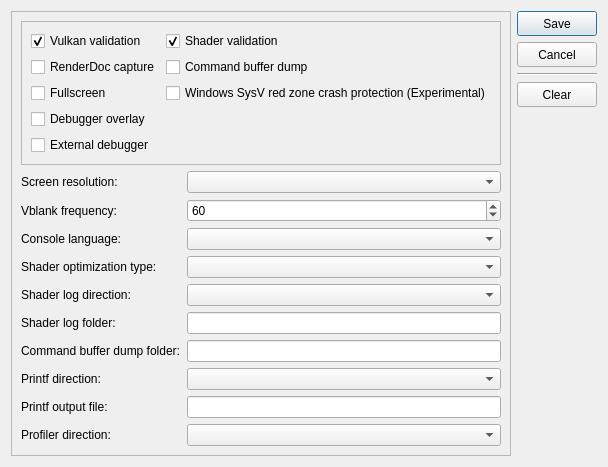
<?xml version="1.0" encoding="UTF-8"?>
<ui version="4.0">
 <class>ConfigurationEditDialog</class>
 <widget class="QDialog" name="ConfigurationEditDialog">
  <property name="geometry">
   <rect>
    <x>0</x>
    <y>0</y>
    <width>560</width>
    <height>450</height>
   </rect>
  </property>
  <property name="windowTitle">
   <string>Settings</string>
  </property>
  <property name="locale">
   <locale language="English" country="UnitedStates"/>
  </property>
  <layout class="QGridLayout" name="gridLayout">
   <item row="0" column="0">
    <widget class="QFrame" name="configuaration_groupbox">
     <property name="frameShape">
      <enum>QFrame::StyledPanel</enum>
     </property>
     <layout class="QFormLayout" name="formLayout_6">
      <property name="fieldGrowthPolicy">
       <enum>QFormLayout::AllNonFixedFieldsGrow</enum>
      </property>
      <item row="0" column="0" colspan="2">
       <widget class="QFrame" name="frame_4">
        <property name="frameShape">
         <enum>QFrame::StyledPanel</enum>
        </property>
        <layout class="QGridLayout" name="gridLayout_5">
         <item row="0" column="0">
          <widget class="QCheckBox" name="checkBox_vulkan_validation">
           <property name="toolTip">
            <string>Enable Vulkan validation layers</string>
           </property>
           <property name="text">
            <string>Vulkan validation</string>
           </property>
           <property name="checked">
            <bool>true</bool>
           </property>
          </widget>
         </item>
         <item row="0" column="1">
          <widget class="QCheckBox" name="checkBox_shader_validation">
           <property name="toolTip">
            <string>Validate SPIR-V binary</string>
           </property>
           <property name="text">
            <string>Shader validation</string>
           </property>
           <property name="checked">
            <bool>true</bool>
           </property>
          </widget>
         </item>
         <item row="1" column="1">
          <widget class="QCheckBox" name="checkBox_cmd_dump">
           <property name="toolTip">
            <string>Dump command buffers</string>
           </property>
           <property name="text">
            <string>Command buffer dump</string>
           </property>
          </widget>
         </item>
         <item row="1" column="0">
          <widget class="QCheckBox" name="checkBox_renderdoc_capture">
           <property name="toolTip">
            <string>Enable RenderDoc capture</string>
           </property>
           <property name="text">
            <string>RenderDoc capture</string>
           </property>
          </widget>
         </item>
         <item row="2" column="0">
          <widget class="QCheckBox" name="checkBox_fullscreen">
           <property name="toolTip">
            <string>Run in borderless desktop fullscreen</string>
           </property>
           <property name="text">
            <string>Fullscreen</string>
           </property>
          </widget>
         </item>
         <item row="2" column="1">
          <widget class="QCheckBox" name="checkBox_red_zone_protection">
           <property name="toolTip">
            <string>Helps prevent crashes in some games on Windows</string>
           </property>
           <property name="text">
            <string>Windows SysV red zone crash protection (Experimental)</string>
           </property>
          </widget>
         </item>
         <item row="3" column="0" colspan="2">
          <widget class="QCheckBox" name="checkBox_debugger">
           <property name="toolTip">
            <string>Start the in-emulator debugger overlay; press F1 to toggle it</string>
           </property>
           <property name="text">
            <string>Debugger overlay</string>
           </property>
          </widget>
         </item>
         <item row="4" column="0" colspan="2">
          <widget class="QCheckBox" name="checkBox_external_debugger">
           <property name="toolTip">
            <string>Start the separate Kyty debugger window and attach it to the game</string>
           </property>
           <property name="text">
            <string>External debugger</string>
           </property>
          </widget>
         </item>
        </layout>
       </widget>
      </item>
      <item row="1" column="0">
       <widget class="QLabel" name="label_16">
        <property name="text">
         <string>Screen resolution:</string>
        </property>
       </widget>
      </item>
      <item row="1" column="1">
       <widget class="QComboBox" name="comboBox_screen_resolution">
        <property name="toolTip">
         <string>Window resolution</string>
        </property>
       </widget>
      </item>
      <item row="2" column="0">
       <widget class="QLabel" name="label_vblank_frequency">
        <property name="text">
         <string>Vblank frequency:</string>
        </property>
       </widget>
      </item>
      <item row="2" column="1">
       <widget class="QSpinBox" name="spinBox_vblank_frequency">
        <property name="toolTip">
         <string>Virtual display refresh rate used for frame pacing</string>
        </property>
        <property name="minimum">
         <number>30</number>
        </property>
        <property name="maximum">
         <number>360</number>
        </property>
        <property name="value">
         <number>60</number>
        </property>
       </widget>
      </item>
      <item row="3" column="0">
       <widget class="QLabel" name="label_console_language">
        <property name="text">
         <string>Console language:</string>
        </property>
       </widget>
      </item>
      <item row="3" column="1">
       <widget class="QComboBox" name="comboBox_console_language">
        <property name="toolTip">
         <string>Language</string>
        </property>
       </widget>
      </item>
      <item row="4" column="0">
       <widget class="QLabel" name="label_20">
        <property name="text">
         <string>Shader optimization type:</string>
        </property>
       </widget>
      </item>
      <item row="4" column="1">
       <widget class="QComboBox" name="comboBox_shader_optimization_type">
        <property name="toolTip">
         <string>Optimize shaders for code size or performance</string>
        </property>
       </widget>
      </item>
      <item row="5" column="0">
       <widget class="QLabel" name="label_21">
        <property name="text">
         <string>Shader log direction:</string>
        </property>
       </widget>
      </item>
      <item row="5" column="1">
       <widget class="QComboBox" name="comboBox_shader_log_direction">
        <property name="toolTip">
         <string>Dump shaders to file or console window. If enabled may decrease emulator performance</string>
        </property>
       </widget>
      </item>
      <item row="6" column="0">
       <widget class="QLabel" name="label_22">
        <property name="text">
         <string>Shader log folder:</string>
        </property>
       </widget>
      </item>
      <item row="6" column="1">
       <widget class="MandatoryLineEdit" name="lineEdit_shader_log_folder">
        <property name="toolTip">
         <string>Specify directory to dump shaders</string>
        </property>
        <property name="clearButtonEnabled">
         <bool>true</bool>
        </property>
       </widget>
      </item>
      <item row="7" column="0">
       <widget class="QLabel" name="label_24">
        <property name="text">
         <string>Command buffer dump folder:</string>
        </property>
       </widget>
      </item>
      <item row="7" column="1">
       <widget class="MandatoryLineEdit" name="lineEdit_cmd_dump_folder">
        <property name="toolTip">
         <string>Specify directory to dump command buffers</string>
        </property>
        <property name="clearButtonEnabled">
         <bool>true</bool>
        </property>
       </widget>
      </item>
      <item row="8" column="0">
       <widget class="QLabel" name="label_25">
        <property name="text">
         <string>Printf direction:</string>
        </property>
       </widget>
      </item>
      <item row="8" column="1">
       <widget class="QComboBox" name="comboBox_printf_direction">
        <property name="toolTip">
         <string>Print logs to file or console window. If enabled may decrease emulator performance</string>
        </property>
       </widget>
      </item>
      <item row="9" column="0">
       <widget class="QLabel" name="label_26">
        <property name="text">
         <string>Printf output file:</string>
        </property>
       </widget>
      </item>
      <item row="9" column="1">
       <widget class="MandatoryLineEdit" name="lineEdit_printf_file">
        <property name="toolTip">
         <string>Specify file to dump logs</string>
        </property>
        <property name="clearButtonEnabled">
         <bool>true</bool>
        </property>
       </widget>
      </item>
      <item row="10" column="0">
       <widget class="QLabel" name="label_27">
        <property name="text">
         <string>Profiler direction:</string>
        </property>
       </widget>
      </item>
      <item row="10" column="1">
       <widget class="QComboBox" name="comboBox_profiler_direction">
        <property name="toolTip">
         <string>Enable or disable profiler. If enabled may decrease emulator performance</string>
        </property>
       </widget>
      </item>
     </layout>
    </widget>
   </item>
   <item row="0" column="1">
    <layout class="QVBoxLayout" name="verticalLayout">
     <item>
      <widget class="QPushButton" name="ok_button">
       <property name="minimumSize">
        <size>
         <width>80</width>
         <height>25</height>
        </size>
       </property>
       <property name="text">
        <string>Save</string>
       </property>
       <property name="default">
        <bool>true</bool>
       </property>
      </widget>
     </item>
     <item>
      <widget class="QPushButton" name="cancel_button">
       <property name="minimumSize">
        <size>
         <width>80</width>
         <height>25</height>
        </size>
       </property>
       <property name="text">
        <string>Cancel</string>
       </property>
      </widget>
     </item>
     <item>
      <widget class="Line" name="line">
       <property name="orientation">
        <enum>Qt::Horizontal</enum>
       </property>
      </widget>
     </item>
     <item>
      <widget class="QPushButton" name="clear_button">
       <property name="minimumSize">
        <size>
         <width>80</width>
         <height>25</height>
        </size>
       </property>
       <property name="text">
        <string>Clear</string>
       </property>
      </widget>
     </item>
     <item>
      <spacer name="verticalSpacer">
       <property name="orientation">
        <enum>Qt::Vertical</enum>
       </property>
       <property name="sizeHint" stdset="0">
        <size>
         <width>20</width>
         <height>40</height>
        </size>
       </property>
      </spacer>
     </item>
    </layout>
   </item>
  </layout>
 </widget>
 <customwidgets>
  <customwidget>
   <class>MandatoryLineEdit</class>
   <extends>QLineEdit</extends>
   <header>mandatoryLineEdit.h</header>
  </customwidget>
 </customwidgets>
 <resources/>
 <connections>
  <connection>
   <sender>cancel_button</sender>
   <signal>clicked()</signal>
   <receiver>ConfigurationEditDialog</receiver>
   <slot>reject()</slot>
   <hints>
    <hint type="sourcelabel">
     <x>496</x>
     <y>65</y>
    </hint>
    <hint type="destinationlabel">
     <x>280</x>
     <y>180</y>
    </hint>
   </hints>
  </connection>
 </connections>
</ui>
